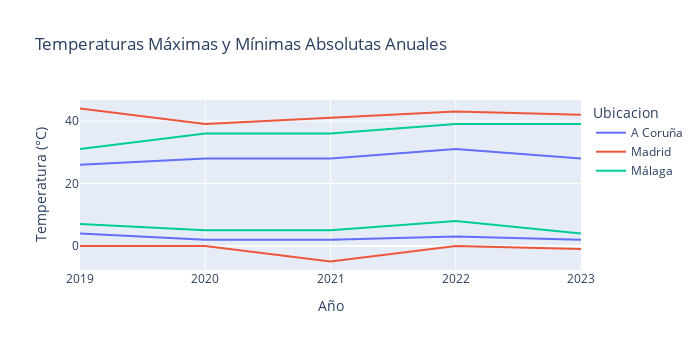

Notebook code cell kept with this figure:
### Code cell
df_anual = df_descargado.groupby(["Ubicacion", "Año"]).agg({"Temp Max (ºC)": "max", "Temp Min (ºC)": "min"}).reset_index()

fig = px.line(df_anual, x="Año", y=["Temp Max (ºC)", "Temp Min (ºC)"], color="Ubicacion",
              title="Temperaturas Máximas y Mínimas Absolutas Anuales",
              labels={"value": "Temperatura en (°C)", "Año": "Año"})

fig.update_layout(xaxis_title='Año', yaxis_title='Temperatura (°C)', height=350, width=700)
fig.show()

### Figure 1 — Plotly figure (JSON) as saved in the notebook; plotly's stock layout.template omitted (floating-point values rounded to 4 significant figures)
{"data": [{"hovertemplate": "Ubicacion=A Coruña<br>variable=Temp Max (ºC)<br>Año=%{x}<br>Temperatura en (°C)=%{y}<extra></extra>", "legendgroup": "A Coruña", "line": {"color": "#636efa", "dash": "solid"}, "marker": {"symbol": "circle"}, "mode": "lines", "name": "A Coruña", "orientation": "v", "showlegend": true, "type": "scatter", "x": [2019, 2020, 2021, 2022, 2023], "xaxis": "x", "y": [26, 28, 28, 31, 28], "yaxis": "y"}, {"hovertemplate": "Ubicacion=A Coruña<br>variable=Temp Min (ºC)<br>Año=%{x}<br>Temperatura en (°C)=%{y}<extra></extra>", "legendgroup": "A Coruña", "line": {"color": "#636efa", "dash": "solid"}, "marker": {"symbol": "circle"}, "mode": "lines", "name": "A Coruña", "orientation": "v", "showlegend": false, "type": "scatter", "x": [2019, 2020, 2021, 2022, 2023], "xaxis": "x", "y": [4, 2, 2, 3, 2], "yaxis": "y"}, {"hovertemplate": "Ubicacion=Madrid<br>variable=Temp Max (ºC)<br>Año=%{x}<br>Temperatura en (°C)=%{y}<extra></extra>", "legendgroup": "Madrid", "line": {"color": "#EF553B", "dash": "solid"}, "marker": {"symbol": "circle"}, "mode": "lines", "name": "Madrid", "orientation": "v", "showlegend": true, "type": "scatter", "x": [2019, 2020, 2021, 2022, 2023], "xaxis": "x", "y": [44, 39, 41, 43, 42], "yaxis": "y"}, {"hovertemplate": "Ubicacion=Madrid<br>variable=Temp Min (ºC)<br>Año=%{x}<br>Temperatura en (°C)=%{y}<extra></extra>", "legendgroup": "Madrid", "line": {"color": "#EF553B", "dash": "solid"}, "marker": {"symbol": "circle"}, "mode": "lines", "name": "Madrid", "orientation": "v", "showlegend": false, "type": "scatter", "x": [2019, 2020, 2021, 2022, 2023], "xaxis": "x", "y": [0, 0, -5, 0, -1], "yaxis": "y"}, {"hovertemplate": "Ubicacion=Málaga<br>variable=Temp Max (ºC)<br>Año=%{x}<br>Temperatura en (°C)=%{y}<extra></extra>", "legendgroup": "Málaga", "line": {"color": "#00cc96", "dash": "solid"}, "marker": {"symbol": "circle"}, "mode": "lines", "name": "Málaga", "orientation": "v", "showlegend": true, "type": "scatter", "x": [2019, 2020, 2021, 2022, 2023], "xaxis": "x", "y": [31, 36, 36, 39, 39], "yaxis": "y"}, {"hovertemplate": "Ubicacion=Málaga<br>variable=Temp Min (ºC)<br>Año=%{x}<br>Temperatura en (°C)=%{y}<extra></extra>", "legendgroup": "Málaga", "line": {"color": "#00cc96", "dash": "solid"}, "marker": {"symbol": "circle"}, "mode": "lines", "name": "Málaga", "orientation": "v", "showlegend": false, "type": "scatter", "x": [2019, 2020, 2021, 2022, 2023], "xaxis": "x", "y": [7, 5, 5, 8, 4], "yaxis": "y"}], "layout": {"height": 350, "legend": {"title": {"text": "Ubicacion"}, "tracegroupgap": 0}, "title": {"text": "Temperaturas Máximas y Mínimas Absolutas Anuales"}, "width": 700, "xaxis": {"anchor": "y", "domain": [0, 1], "title": {"text": "Año"}}, "yaxis": {"anchor": "x", "domain": [0, 1], "title": {"text": "Temperatura (°C)"}}}}
